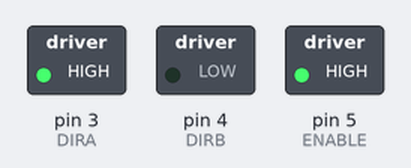
Bench run of a sketch on a simulated Arduino Uno, built with avr-gcc and run on an emulated ATmega328P. Shown: switched loads named in the sketch (green lamp = pin HIGH).

Above: at 0.3 s.
At 5.6 s:
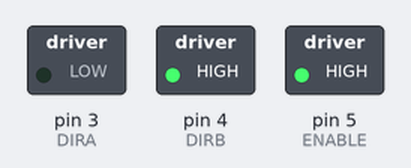
At 10.8 s:
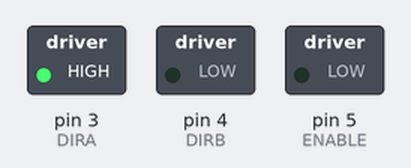
At 19.1 s:
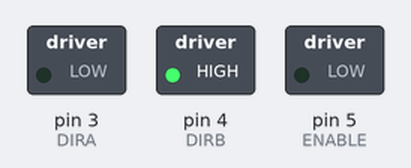
Timing chart, 0 to 27.3 s (numbered marks = the images above):
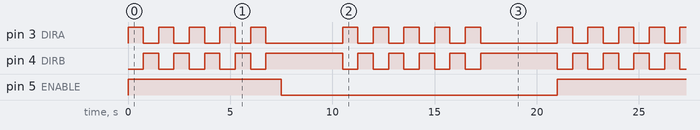

The sketch:

Relay.ino
```cpp
//www.elegoo.com
//2016.12.12

/************************
Exercise the motor using
the L293D chip
************************/

#define ENABLE 5
#define DIRA 3
#define DIRB 4

int i;

void setup() {
  //---set pin direction
  pinMode(ENABLE,OUTPUT);
  pinMode(DIRA,OUTPUT);
  pinMode(DIRB,OUTPUT);
  Serial.begin(9600);
}

void loop() {


    digitalWrite(ENABLE,HIGH); // enable on
    for (i=0;i<5;i++) {
    digitalWrite(DIRA,HIGH); //one way
    digitalWrite(DIRB,LOW);
    delay(750);
    digitalWrite(DIRA,LOW);
    digitalWrite(DIRB,HIGH);
    delay(750);
  }
  digitalWrite(ENABLE,LOW); // disable
    delay(3000);
      for (i=0;i<5;i++) {
    digitalWrite(DIRA,HIGH); //one way
    digitalWrite(DIRB,LOW);
    delay(750);
    digitalWrite(DIRA,LOW);
    digitalWrite(DIRB,HIGH);
    delay(750);
  }
    digitalWrite(ENABLE,LOW); // disable
    delay(3000);
}
```

Measured:
- by itself, pin 3 (DIRA): repeats every 10.5 s: 4 × (LOW 0.75 s, HIGH 0.75 s), LOW 3.8 s, HIGH 0.75 s
- by itself, pin 4 (DIRB): repeats every 10.5 s: 3 × (LOW 0.75 s, HIGH 0.75 s), LOW 0.75 s, HIGH 3.8 s, LOW 0.75 s, HIGH 0.75 s
- by itself, pin 5 (ENABLE): alternates HIGH for 7.5 s and LOW for 13.5 s
